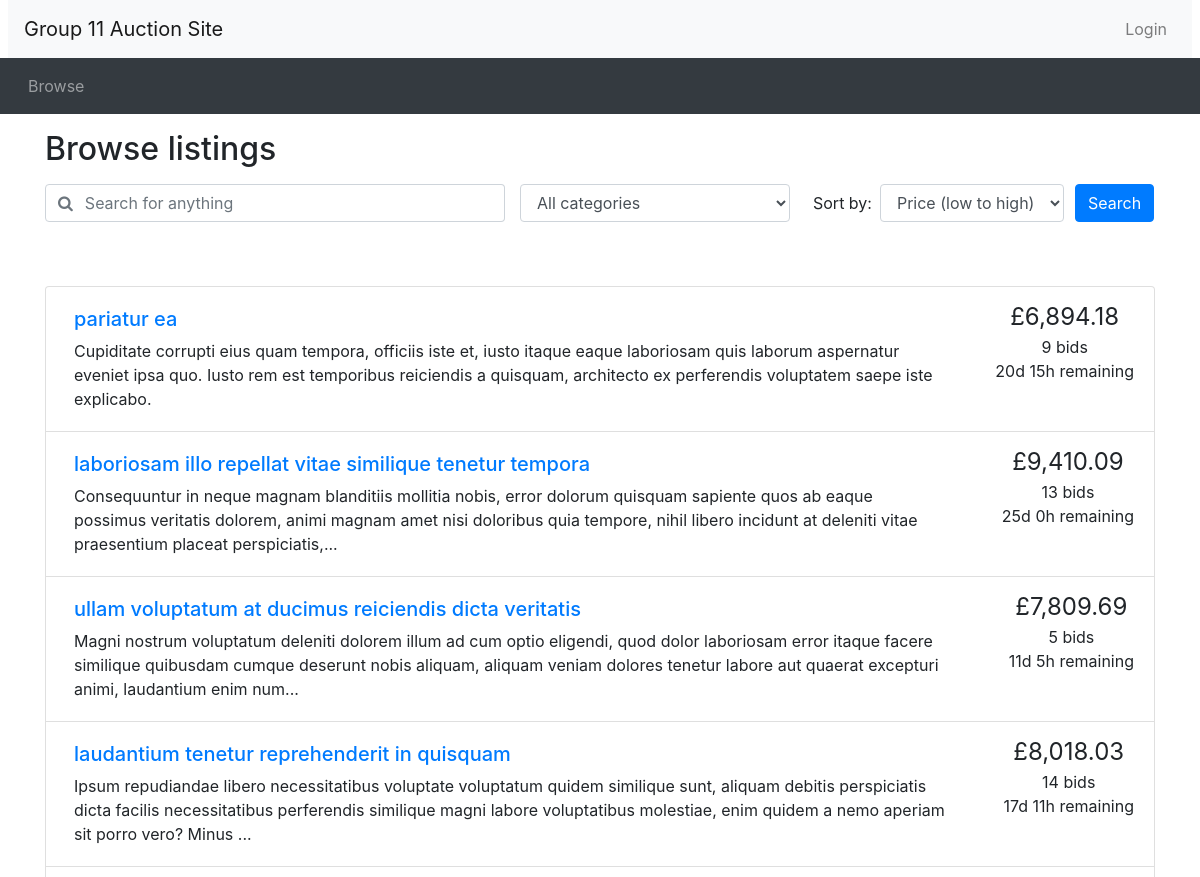
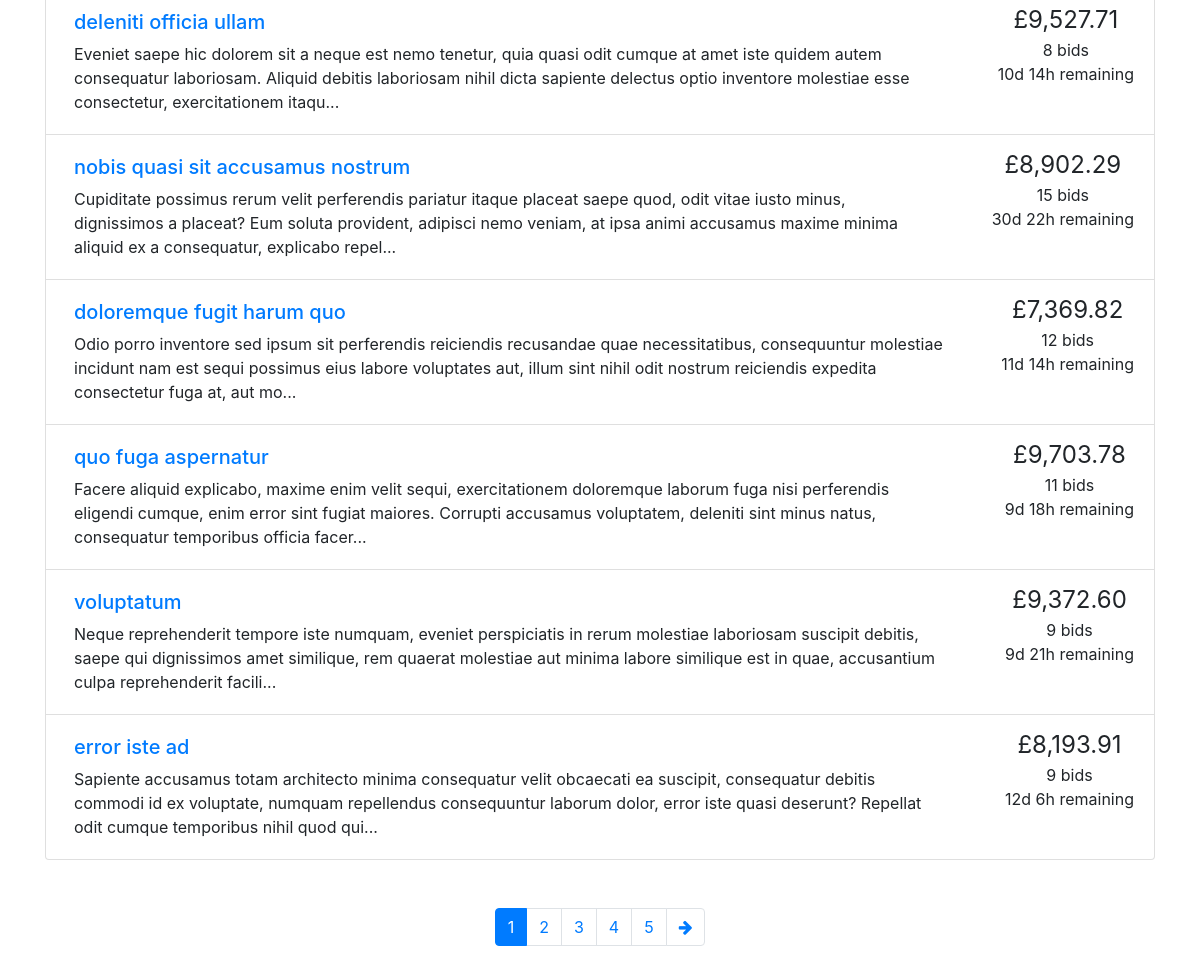
Screenshot of /browse.php with the database file from the repository (2 pictures, top to bottom).
### tables this page shows
CREATE TABLE Auctions (
    AuctionID INT AUTO_INCREMENT,
    UserName VARCHAR(50),
    ItemName TINYTEXT NOT NULL,
    ItemDescription LONGTEXT NOT NULL,
    Category VARCHAR(50),
    StartingPrice FLOAT(10, 2) NOT NULL,
    ReservePrice FLOAT(10, 2),
    EndingTime DATETIME NOT NULL,
    Outcome VARCHAR(12),
    PRIMARY KEY (AuctionID),
    CONSTRAINT FK_UserName_Bid FOREIGN KEY (Username) REFERENCES Users(Username),
    CONSTRAINT FK_Category_Bid FOREIGN KEY (Category) REFERENCES CategoryList(Category)
);

### browse.php (the view, shortened to what this page needs)
<?php include_once("header.php")?>
<?php require("utilities.php")?>
<?php require("database.php")?>
<div class="container">
<h2 class="my-3">Browse listings</h2>
<div id="searchSpecs">
<form method="get" action="browse.php">
  <div class="row">
    <div class="col-md-5 pr-0">
      <div class="form-group">
	    <div class="input-group">
          <div class="input-group-prepend">
            <span class="input-group-text bg-transparent pr-0 text-muted">
              <i class="fa fa-search"></i>
            </span>
          </div>
          <input type="text" class="form-control border-left-0" id="keyword" placeholder="Search for anything" name="keyword">
        </div>
      </div>
    </div>
    <div class="col-md-3 pr-0">
      <div class="form-group">
        <select class="form-control" id="cat" name="cat">
          <option selected value="a.Category">All categories</option>
        </select>
      </div>
    </div>
    <div class="col-md-3 pr-0">
      <div class="form-inline">
        <label class="mx-2" for="order_by">Sort by:</label>
        <select class="form-control" id="order_by" name="order_by">
          <option selected value="ORDER BY CurrentPrice ASC">Price (low to high)</option>
        </select>
      </div>
    </div>
    <div class="col-md-1 px-0">
      <button type="submit" class="btn btn-primary">Search</button>
    </div>
  </div>
</form>
</div>
</div>
<?php
  if (!isset($_GET['keyword'])) {
    $keyword = "%";
  }
  else {
    $keyword = $_GET['keyword'];
  }
  if (!isset($_GET['cat']) or $_GET['cat'] == "a.Category") {
    $category = "a.Category";
  }
  else {
    $category = "'".$_GET['cat']."'";
  }
  if (!isset($_GET['order_by'])) {
    $ordering = "";
  }
  else {
    $ordering = $_GET['order_by'];
  }
  if (!isset($_GET['page'])) {
    $curr_page = 1;
  }
  else {
    $curr_page = $_GET['page'];
  }
  $results_per_page = 10;
  $querryItemList = <<<QUERRYTEXT
  SELECT
    a.AuctionID,
    a.ItemName,
    a.ItemDescription,
    a.StartingPrice,
    a.EndingTime,
    COUNT(b.BidID) AS 'CountBids',
    MAX(b.BidPrice) AS 'bidPrice',
    IF(
      MAX(bidPrice) IS NULL,
      a.StartingPrice,
      MAX(bidPrice)
    ) AS 'CurrentPrice',
    a.StartingPrice
  FROM
    auctions a
    LEFT JOIN bids b ON a.AuctionID = b.AuctionID
  WHERE
    a.ItemName LIKE '%{$keyword}%'
    AND (a.EndingTime - CURRENT_TIMESTAMP) > 0
    AND a.Category = {$category}
  GROUP BY
    a.AuctionID,
    a.ItemName,
    a.ItemDescription,
    a.StartingPrice,
    a.EndingTime {$ordering}
  QUERRYTEXT;
  $limiter = " LIMIT ".strval(($curr_page-1)*$results_per_page).", ".strval($results_per_page);
  $querryWithLimitItemPerPage = $querryItemList.$limiter;
  $resultforCounting = mysqli_query($connectionView, $querryItemList);
  if ($resultforCounting)
    {
        $num_results = mysqli_num_rows($resultforCounting);
    }
  $max_page = ceil($num_results / $results_per_page);
?>
<div class="container mt-5">
<ul class="list-group">
<?php
  $search_query_result = mysqli_query($connectionView, $querryWithLimitItemPerPage);
  if ($search_query_result->num_rows > 0) {
    while ($row = mysqli_fetch_array($search_query_result)){
      $item_id = $row['AuctionID'];
      $title = $row['ItemName'];
      $description = $row['ItemDescription'];
      $current_price = $row['CurrentPrice'];
      $num_bids = $row['CountBids'];
      $end_date = new DateTime($row['EndingTime']);
      print_listing_li($item_id, $title, $description, $current_price, $num_bids, $end_date);
      }
  }
  else{
    echo 'No result matches the search criteria.';
  }
?>
</ul>
<nav aria-label="Search results pages" class="mt-5">
  <ul class="pagination justify-content-center">
<?php
  $querystring = "";
  $high_page_boost = max(3 - $curr_page, 0);
  $low_page_boost = max(2 - ($max_page - $curr_page), 0);
  $low_page = max(1, $curr_page - 2 - $low_page_boost);
  $high_page = min($max_page, $curr_page + 2 + $high_page_boost);
  for ($i = $low_page; $i <= $high_page; $i++) {
    if ($i == $curr_page) {
      echo('
    <li class="page-item active">');
    }
    else {
      echo('
    <li class="page-item">');
    }
    echo('
      <a class="page-link" href="browse.php?' . $querystring . 'page=' . $i . '">' . $i . '</a>
    </li>');
  }
  if ($curr_page != $max_page) {
    echo('
    <li class="page-item">
      <a class="page-link" href="browse.php?' . $querystring . 'page=' . ($curr_page + 1) . '" aria-label="Next">
        <span aria-hidden="true"><i class="fa fa-arrow-right"></i></span>
        <span class="sr-only">Next</span>
      </a>
    </li>');
  }
?>
  </ul>
</nav>
</div>
<?php include_once("footer.php")?>

### utilities.php
<?php
function display_time_remaining($interval) {
    if ($interval->days == 0 && $interval->h == 0) {
      $time_remaining = $interval->format('%im %Ss');
    }
    else if ($interval->days == 0) {
      $time_remaining = $interval->format('%hh %im');
    }
    else {
      $time_remaining = $interval->format('%ad %hh');
    }
  return $time_remaining;
}
function print_listing_li($item_id, $title, $desc, $price, $num_bids, $end_time)
{
  if (strlen($desc) > 250) {
    $desc_shortened = substr($desc, 0, 250) . '...';
  }
  else {
    $desc_shortened = $desc;
  }
  if ($num_bids == 1) {
    $bid = ' bid';
  }
  else {
    $bid = ' bids';
  }
  $now = new DateTime();
  if ($now > $end_time) {
    $time_remaining = 'This auction has ended';
  }
  else {
    $time_to_end = date_diff($now, $end_time);
    $time_remaining = display_time_remaining($time_to_end) . ' remaining';
  }
  echo('
    <li class="list-group-item d-flex justify-content-between">
    <div class="p-2 mr-5"><h5><a href="listing.php?item_id=' . $item_id . '">' . $title . '</a></h5>' . $desc_shortened . '</div>
    <div class="text-center text-nowrap"><span style="font-size: 1.5em">£' . number_format($price, 2) . '</span><br/>' . $num_bids . $bid . '<br/>' . $time_remaining . '</div>
  </li>'
  );
}
?>

### rows the page displays
auctions: ItemName "pariatur ea", ItemDescription "Cupiditate corrupti eius quam tempora, officiis iste et, iusto itaque eaque laboriosam quis laborum aspernatur eveniet ipsa quo. Iusto rem est temporibus reiciendis a quisquam, architecto ex perferendis voluptatem saepe iste explicabo.", price "6,894.18", num_bids "9", bid "bids", time_remaining "20d 15h remaining"
auctions: ItemName "laboriosam illo repellat vitae similique tenetur tempora", ItemDescription "Consequuntur in neque magnam blanditiis mollitia nobis, error dolorum quisquam sapiente quos ab eaque possimus veritatis dolorem, animi magnam amet nisi doloribus quia tempore, nihil libero incidunt at deleniti vitae praesentium placeat perspiciatis,...", price "9,410.09", num_bids "13", bid "bids", time_remaining "25d 0h remaining"
auctions: ItemName "ullam voluptatum at ducimus reiciendis dicta veritatis", ItemDescription "Magni nostrum voluptatum deleniti dolorem illum ad cum optio eligendi, quod dolor laboriosam error itaque facere similique quibusdam cumque deserunt nobis aliquam, aliquam veniam dolores tenetur labore aut quaerat excepturi animi, laudantium enim num...", price "7,809.69", num_bids "5", bid "bids", time_remaining "11d 5h remaining"
auctions: ItemName "laudantium tenetur reprehenderit in quisquam", ItemDescription "Ipsum repudiandae libero necessitatibus voluptate voluptatum quidem similique sunt, aliquam debitis perspiciatis dicta facilis necessitatibus perferendis similique magni labore voluptatibus molestiae, enim quidem a nemo aperiam sit porro vero? Minus ...", price "8,018.03", num_bids "14", bid "bids", time_remaining "17d 11h remaining"
auctions: ItemName "deleniti officia ullam", ItemDescription "Eveniet saepe hic dolorem sit a neque est nemo tenetur, quia quasi odit cumque at amet iste quidem autem consequatur laboriosam. Aliquid debitis laboriosam nihil dicta sapiente delectus optio inventore molestiae esse consectetur, exercitationem itaqu...", price "9,527.71", num_bids "8", bid "bids", time_remaining "10d 14h remaining"
auctions: ItemName "nobis quasi sit accusamus nostrum", ItemDescription "Cupiditate possimus rerum velit perferendis pariatur itaque placeat saepe quod, odit vitae iusto minus, dignissimos a placeat? Eum soluta provident, adipisci nemo veniam, at ipsa animi accusamus maxime minima aliquid ex a consequatur, explicabo repel...", price "8,902.29", num_bids "15", bid "bids", time_remaining "30d 22h remaining"
auctions: ItemName "doloremque fugit harum quo", ItemDescription "Odio porro inventore sed ipsum sit perferendis reiciendis recusandae quae necessitatibus, consequuntur molestiae incidunt nam est sequi possimus eius labore voluptates aut, illum sint nihil odit nostrum reiciendis expedita consectetur fuga at, aut mo...", price "7,369.82", num_bids "12", bid "bids", time_remaining "11d 14h remaining"
auctions: ItemName "quo fuga aspernatur", ItemDescription "Facere aliquid explicabo, maxime enim velit sequi, exercitationem doloremque laborum fuga nisi perferendis eligendi cumque, enim error sint fugiat maiores. Corrupti accusamus voluptatem, deleniti sint minus natus, consequatur temporibus officia facer...", price "9,703.78", num_bids "11", bid "bids", time_remaining "9d 18h remaining"
auctions: ItemName "voluptatum", ItemDescription "Neque reprehenderit tempore iste numquam, eveniet perspiciatis in rerum molestiae laboriosam suscipit debitis, saepe qui dignissimos amet similique, rem quaerat molestiae aut minima labore similique est in quae, accusantium culpa reprehenderit facili...", price "9,372.60", num_bids "9", bid "bids", time_remaining "9d 21h remaining"
auctions: ItemName "error iste ad", ItemDescription "Sapiente accusamus totam architecto minima consequatur velit obcaecati ea suscipit, consequatur debitis commodi id ex voluptate, numquam repellendus consequuntur laborum dolor, error iste quasi deserunt? Repellat odit cumque temporibus nihil quod qui...", price "8,193.91", num_bids "9", bid "bids", time_remaining "12d 6h remaining"
